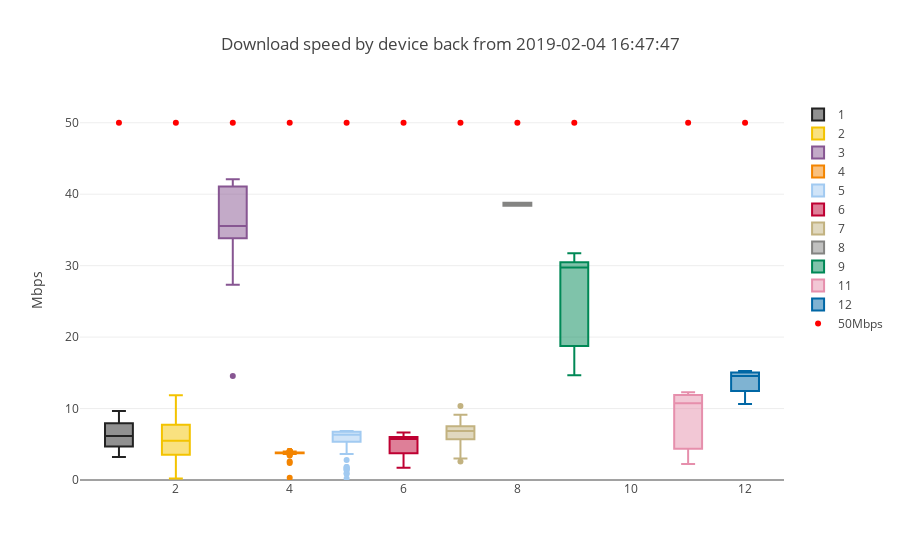

This figure's notebook cell:
### Code cell
simple_boxplot(dataframe=download_df,plot_value='DOWNLOAD',sort_value='SK_PI',
               title="Download speed by device back from "+ starting_point, 
               ytitle="Mbps", downloadline=True)
